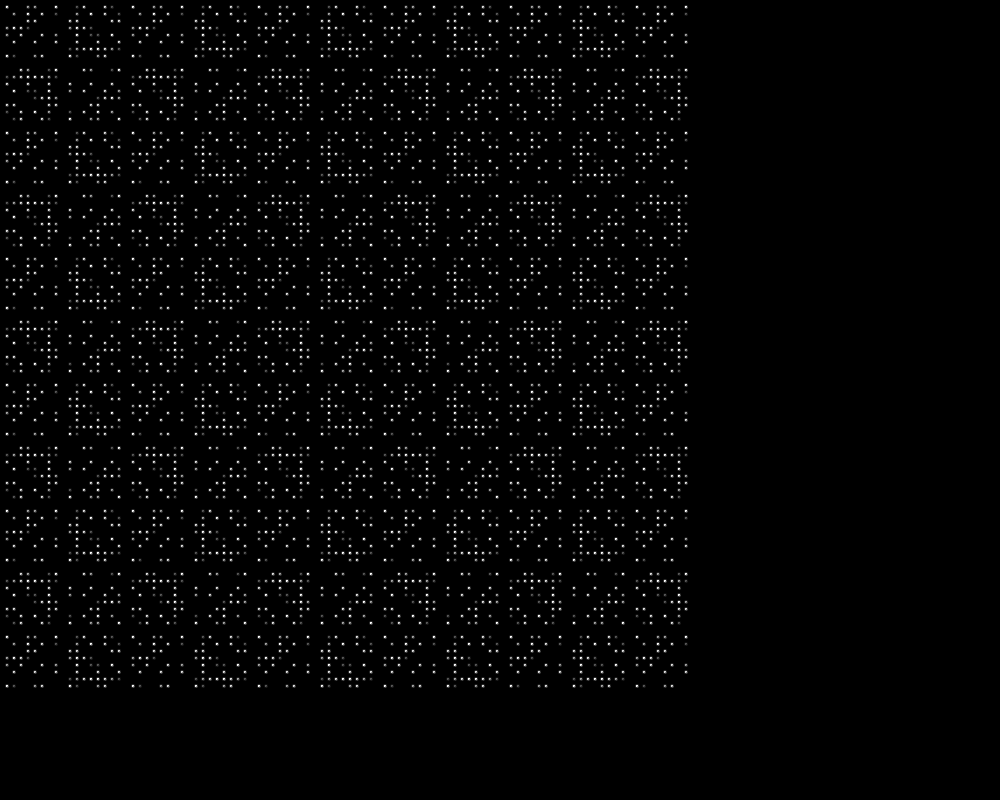
Frame 1 (no input)
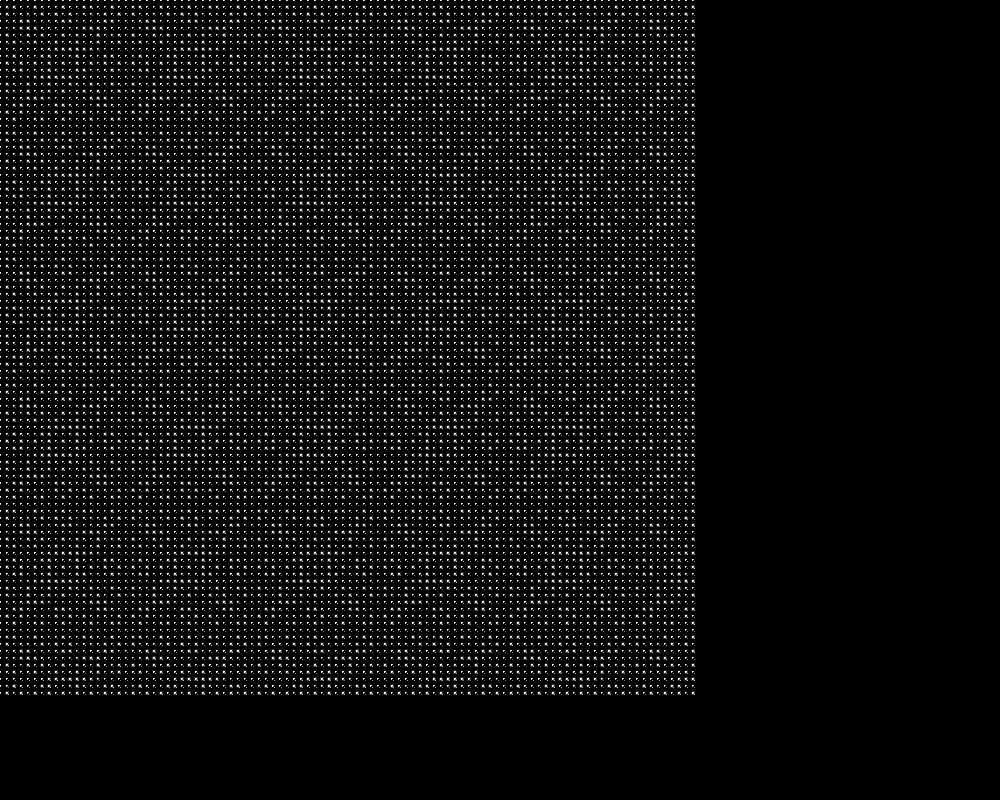
Frame 60 (the mouse pressed at the canvas centre just before this capture)
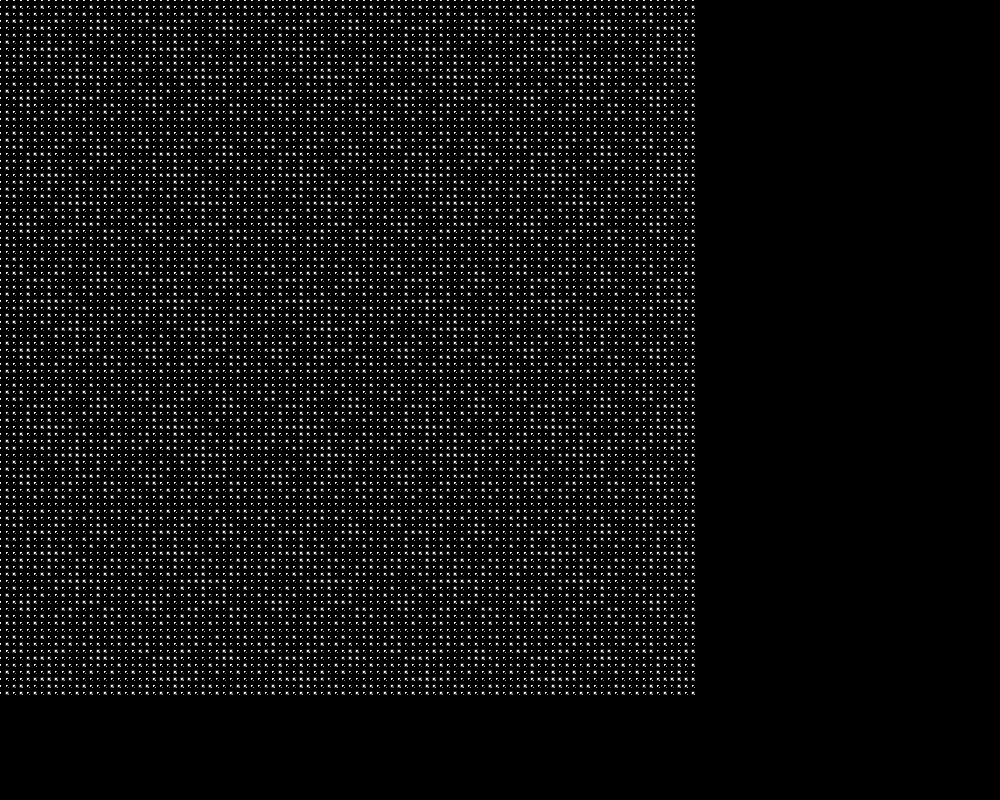
Frame 120 (the mouse held since frame 60 and released just before this capture)

The Processing sketch that drew these frames (run headless with seeded random() and noise(); from frame 60 on, the mouse is pressed at the canvas centre):

// Processing sketch: sketch_190111a
// ── sketch_190111a.pde
//import gifAnimation.*;

//GifMaker gifExport;

void setup(){
  size(1000,800);
  background(0);
  smooth();
  //frameRate(25);
}
float s = 0;
void draw(){
  clear();
  scale(0.7);
  for (int i=0;i<1000;i+=10){
    for(int j=0;j<1000;j+=10){
      fill(255,255*sin(radians((i*j)+s)));
      ellipse(i,j,5,5);
    }
  }
  s=s+5;
}
